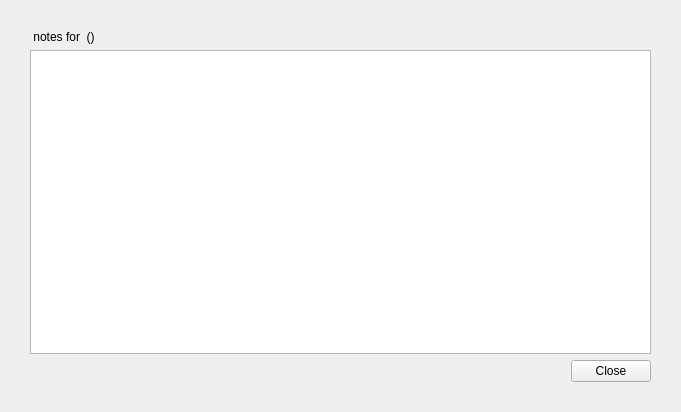
<?xml version="1.0" encoding="UTF-8"?>
<ui version="4.0">
 <class>QStudyNoteDialog</class>
 <widget class="QWidget" name="QStudyNoteDialog">
  <property name="geometry">
   <rect>
    <x>0</x>
    <y>0</y>
    <width>681</width>
    <height>412</height>
   </rect>
  </property>
  <property name="windowTitle">
   <string>Form</string>
  </property>
  <layout class="QVBoxLayout" name="verticalLayout_2">
   <property name="spacing">
    <number>6</number>
   </property>
   <property name="margin">
    <number>30</number>
   </property>
   <item>
    <widget class="QLabel" name="label">
     <property name="text">
      <string>&lt;Modality&gt; notes for &lt;UID&gt; (&lt;Date&gt;)</string>
     </property>
    </widget>
   </item>
   <item>
    <widget class="QPlainTextEdit" name="plainTextEdit"/>
   </item>
   <item>
    <layout class="QHBoxLayout" name="horizontalLayout">
     <item>
      <widget class="QDialogButtonBox" name="buttonBox">
       <property name="standardButtons">
        <set>QDialogButtonBox::Close</set>
       </property>
       <property name="centerButtons">
        <bool>false</bool>
       </property>
      </widget>
     </item>
    </layout>
   </item>
  </layout>
 </widget>
 <resources/>
 <connections>
  <connection>
   <sender>buttonBox</sender>
   <signal>rejected()</signal>
   <receiver>QStudyNoteDialog</receiver>
   <slot>close()</slot>
   <hints>
    <hint type="sourcelabel">
     <x>412</x>
     <y>545</y>
    </hint>
    <hint type="destinationlabel">
     <x>412</x>
     <y>283</y>
    </hint>
   </hints>
  </connection>
 </connections>
</ui>
